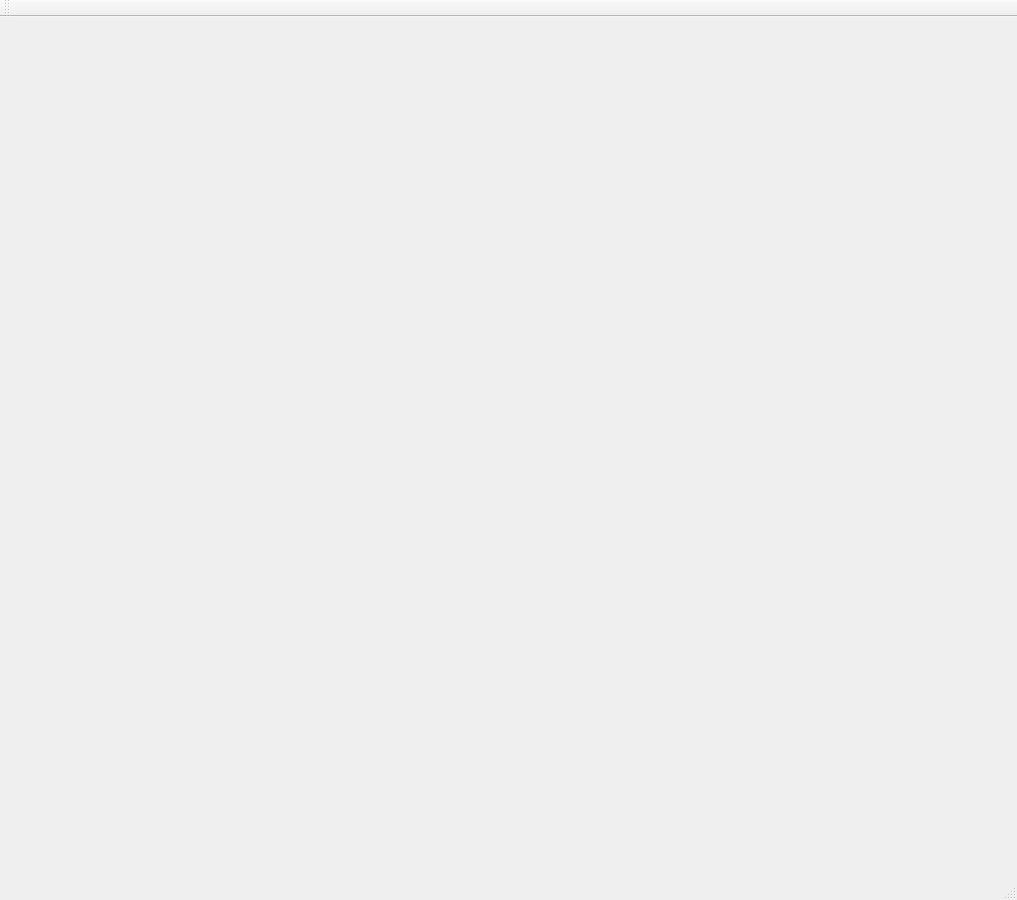
<?xml version="1.0" encoding="UTF-8"?>
<ui version="4.0">
 <class>MainWindow</class>
 <widget class="QMainWindow" name="MainWindow">
  <property name="geometry">
   <rect>
    <x>0</x>
    <y>0</y>
    <width>1017</width>
    <height>900</height>
   </rect>
  </property>
  <property name="windowTitle">
   <string>MainWindow</string>
  </property>
  <widget class="QWidget" name="centralWidget"/>
  <widget class="QMenuBar" name="menuBar">
   <property name="geometry">
    <rect>
     <x>0</x>
     <y>0</y>
     <width>1017</width>
     <height>22</height>
    </rect>
   </property>
  </widget>
  <widget class="QToolBar" name="mainToolBar">
   <attribute name="toolBarArea">
    <enum>TopToolBarArea</enum>
   </attribute>
   <attribute name="toolBarBreak">
    <bool>false</bool>
   </attribute>
  </widget>
  <widget class="QStatusBar" name="statusBar"/>
 </widget>
 <layoutdefault spacing="6" margin="11"/>
 <resources/>
 <connections/>
</ui>
